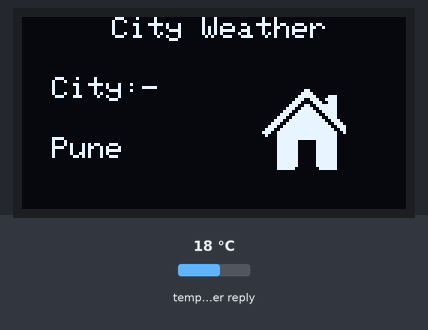
This sketch was run on a simulated ESP32. On the bench: 128×64 one-colour display. The test bench sets the inputs (shaded band); at power-on: temperature in the weather reply 18 °C. WiFi joins after 1.5 s; servers stay silent unless stated; web services answer with replies made up by the test bench; what the sketch prints to the serial monitor is not drawn.

Above: at 2.9 s.
At 24.3 s:
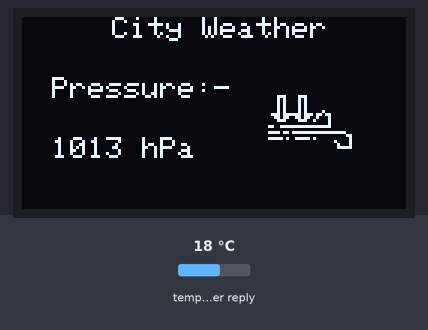
24.4 s: temperature in the weather reply set to -14 °C
At 41.9 s:
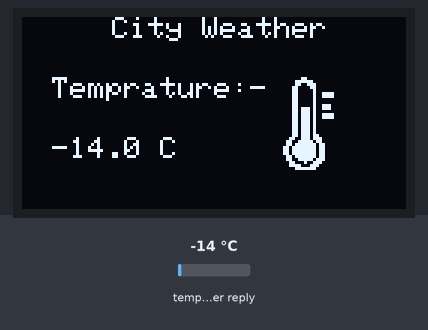
At 45.8 s:
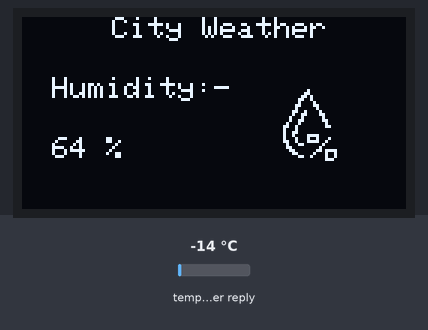
Timing chart, 0 to 47.3 s (numbered marks = the images above; inputs shaded):
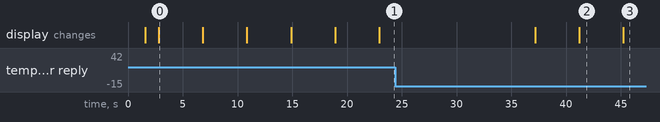

Measured:
- what the display in image 0 shows lasts 4.0 s, from 2.8 s to 6.8 s

The sketch:

API_WEATHER_STATION.ino
```cpp
#include <WiFi.h>
#include <HTTPClient.h>
#include <ArduinoJson.h>
#include <Adafruit_GFX.h>
#include <Adafruit_SH110X.h>
// #pragma once
// #define 44TT0Y_BMPWIDTH  32
#define SCREEN_WIDTH 128
#define SCREEN_HEIGHT 64

Adafruit_SH1106G display(SCREEN_WIDTH, SCREEN_HEIGHT, &Wire, -1);

// WiFi credentials
const char* ssid = "Hacked";
const char* password = "25june2004";

// OpenWeatherMap API
const String city = "Pune";
const String countryCode = "IN";
const String apiKey = "b12063ea5512f9cf0a836cf94fe512e6";

// Weather data
String cityName = "--";
String description = "--";
float temp = 0.0;
int humidity = 0;
float windSpeed = 0.0;
int pressure = 0;


const unsigned char cityIcon [] PROGMEM = {
  0x00,0x00,0x00,0x00, // ...............................#
  0x00,0x00,0x00,0x00, // ...............................#
  0x00,0x00,0x00,0x00, // ...............................#
  0x00,0x00,0x00,0x00, // ...............................#
  0x00,0x03,0x00,0x00, // ..............##...............#
  0x00,0x07,0x80,0x00, // .............####..............#
  0x00,0x0F,0xC3,0x80, // ............######....###......#
  0x00,0x1C,0xE7,0x80, // ...........###..###..####......#
  0x00,0x38,0x73,0x80, // ..........###....###..###......#
  0x00,0x73,0x3F,0x80, // .........###..##..#######......#
  0x00,0xE7,0x9F,0x80, // ........###..####..######......#
  0x01,0xCF,0xCF,0x80, // .......###..######..#####......#
  0x03,0x9F,0xE7,0x80, // ......###..########..####......#
  0x07,0x3F,0xF3,0x80, // .....###..##########..###......#
  0x0E,0x7F,0xF9,0xC0, // ....###..############..###.....#
  0x1C,0xFF,0xFC,0xE0, // ...###..##############..###....#
  0x39,0xFF,0xFE,0x70, // ..###..################..###...#
  0x73,0xFF,0xFF,0x30, // .###..##################..###..#
  0xE7,0xFF,0xFF,0x90, // ###..####################..##..#
  0x47,0xFF,0xFF,0x80, // .#...####################...#..#
  0x07,0xFF,0xFF,0x80, // .....####################......#
  0x07,0xF0,0x3F,0x80, // .....#######......#######......#
  0x07,0xF0,0x3F,0x80, // .....#######......#######......#
  0x07,0xF0,0x3F,0x80, // .....#######......#######......#
  0x07,0xF0,0x3F,0x80, // .....#######......#######......#
  0x07,0xF0,0x3F,0x80, // .....#######......#######......#
  0x07,0xF0,0x3F,0x80, // .....#######......#######......#
  0x07,0xF0,0x3F,0x80, // .....#######......#######......#
  0x07,0xF0,0x3F,0x80, // .....#######......#######......#
  0x07,0xF0,0x3F,0x80, // .....#######......#######......#
  0x07,0xE0,0x1F,0x80, // .....######........######......#
  0x00,0x00,0x00,0x00  // ...............................#
};


const unsigned char tempIcon [] PROGMEM = {
  0x00,0x06,0x00,0x00, // .............##.................
  0x00,0x1F,0x80,0x00, // ...........######...............
  0x00,0x19,0xC0,0x00, // ...........##..###..............
  0x00,0x30,0xC0,0x00, // ..........##....##..............
  0x00,0x30,0x40,0x00, // ..........##.....#..............
  0x00,0x30,0x4F,0x00, // ..........##.....#..####........
  0x00,0x30,0x4F,0x00, // ..........##.....#..####........
  0x00,0x30,0x40,0x00, // ..........##.....#..............
  0x00,0x30,0x40,0x00, // ..........##.....#..............
  0x00,0x30,0x4E,0x00, // ..........##.....#..###.........
  0x00,0x37,0x4E,0x00, // ..........##.###.#..##..........
  0x00,0x37,0x40,0x00, // ..........##.###.#..............
  0x00,0x37,0x4F,0x00, // ..........##.###.#..####........
  0x00,0x37,0x4F,0x00, // ..........##.###.#..####........
  0x00,0x37,0x40,0x00, // ..........##.###.#..............
  0x00,0x37,0x40,0x00, // ..........##.###.#..............
  0x00,0x37,0x40,0x00, // ..........##.###.#..............
  0x00,0x37,0x40,0x00, // ..........##.###.#..............
  0x00,0x37,0x40,0x00, // ..........##.###.#..............
  0x00,0x37,0x60,0x00, // ..........##.###.##.............
  0x00,0x67,0x70,0x00, // .........##..###.###............
  0x00,0xCF,0xB0,0x00, // ........##..#####.##............
  0x00,0xDF,0xD8,0x00, // ........##.#######.##...........
  0x01,0xBF,0xD8,0x00, // .......##.########.##...........
  0x01,0xBF,0xD8,0x00, // .......##.########.##...........
  0x01,0xBF,0xD8,0x00, // .......##.########.##...........
  0x00,0xDF,0xD8,0x00, // ........##.#######.##...........
  0x00,0xCF,0xB8,0x00, // ........##..#####.###...........
  0x00,0x62,0x70,0x00, // .........##...#..###............
  0x00,0x78,0xE0,0x00, // .........####...###.............
  0x00,0x1F,0xC0,0x00, // ...........#######..............
  0x00,0x00,0x00,0x00  // ..............#.................
};


const unsigned char humidityIcon [] PROGMEM = {
  0x00,0x00,0x00,0x00, // ................................
  0x00,0x00,0x00,0x00, // ................................
  0x00,0x00,0x00,0x00, // ................................
  0x00,0x00,0x00,0x00, // ................................
  0x00,0x01,0x00,0x00, // ...............#................
  0x00,0x03,0x00,0x00, // ..............##................
  0x00,0x06,0x80,0x00, // .............##.#...............
  0x00,0x0C,0x80,0x00, // ............##..#...............
  0x00,0x08,0x40,0x00, // ............#....#..............
  0x00,0x18,0x60,0x00, // ...........##....##.............
  0x00,0x10,0x20,0x00, // ...........#......#.............
  0x00,0x32,0x10,0x00, // ..........##..#....#............
  0x00,0x26,0x18,0x00, // ..........#..##....##...........
  0x00,0x44,0x08,0x00, // .........#...#......#...........
  0x00,0x4C,0x0C,0x00, // .........#..##......##..........
  0x00,0x88,0x04,0x00, // ........#...#........#..........
  0x01,0x90,0x06,0x00, // .......##..#.........##.........
  0x01,0x10,0x00,0x00, // .......#...#....................
  0x01,0x30,0x00,0x00, // .......#..##....##..............
  0x01,0x21,0xE0,0x00, // .......#..#....####.............
  0x01,0x11,0x22,0x00, // .......#...#...#..#...#.........
  0x01,0x91,0xE4,0x00, // .......##..#...####..#..........
  0x00,0x8C,0x08,0x00, // ........#...##......#...........
  0x00,0xC0,0x10,0x00, // ........##.........#............
  0x00,0x60,0x37,0x80, // .........##.......##.####.......
  0x00,0x30,0x44,0x80, // ..........##.....#...#..#.......
  0x00,0x0C,0x84,0x80, // ............##..#....#..#.......
  0x00,0x00,0x07,0x00, // .....................###........
  0x00,0x00,0x00,0x00, // ................................
  0x00,0x00,0x00,0x00, // ................................
  0x00,0x00,0x00,0x00, // ................................
  0x00,0x00,0x00,0x00  // ................................
};

const unsigned char pressureIcon [] PROGMEM = {
  0x00,0x00,0x00,0x00, // ................................
  0x00,0x00,0x00,0x00, // ................................
  0x00,0x00,0x00,0x00, // ................................
  0x00,0x00,0x00,0x00, // ................................
  0x00,0x00,0x00,0x00, // ................................
  0x00,0x00,0x00,0x00, // ................................
  0x07,0x0E,0x00,0x00, // .....###....###.................
  0x05,0x0A,0x00,0x00, // .....#.#....#.#.................
  0x05,0x0A,0x00,0x00, // .....#.#....#.#.................
  0x05,0x0A,0x00,0x00, // .....#.#....#.#.................
  0x05,0x0A,0x00,0x00, // .....#.#....#.#.................
  0x05,0x0A,0x08,0x00, // .....#.#....#.#.....#...........
  0x1D,0xFB,0xB6,0x00, // ...###.######.###.##.##.........
  0x0D,0x9B,0x22,0x00, // ....##.##..##.##..#...#.........
  0x07,0x0E,0x42,0x00, // .....###....###..#....#.........
  0x00,0x00,0x02,0x00, // ......................#.........
  0x33,0xFF,0xFE,0x00, // ..##..#################.........
  0x00,0x00,0x00,0x00, // ................................
  0x3D,0xBF,0xFF,0xF0, // ..####.##.##################....
  0x00,0x00,0x00,0x0C, // ............................##..
  0x3E,0x9F,0x40,0x04, // ..#####.#..#####.#...........#..
  0x00,0x00,0x00,0x84, // ........................#....#..
  0x00,0x00,0x00,0x44, // .........................#...#..
  0x00,0x00,0x00,0x7C, // .........................#####..
  0x00,0x00,0x00,0x00, // ................................
  0x00,0x00,0x00,0x00, // ................................
  0x00,0x00,0x00,0x00, // ................................
  0x00,0x00,0x00,0x00, // ................................
  0x00,0x00,0x00,0x00, // ................................
  0x00,0x00,0x00,0x00, // ................................
  0x00,0x00,0x00,0x00, // ................................
  0x00,0x00,0x00,0x00  // ................................
};

const unsigned char windIcon [] PROGMEM = {
  0x00,0x00,0x00,0x00, // ................................
  0x00,0x00,0x00,0x00, // ................................
  0x00,0x00,0x00,0x00, // ................................
  0x00,0x00,0x00,0x00, // ................................
  0x00,0x03,0xE0,0x00, // ..............#####.............
  0x00,0x07,0xF0,0x00, // .............#######............
  0x00,0x06,0x38,0x00, // .............##...###...........
  0x00,0x0C,0x18,0x00, // ............##.....##...........
  0x00,0x0C,0x18,0x78, // ............##.....##....####...
  0x00,0x00,0x19,0xFC, // ...................##..#######..
  0x00,0x00,0x39,0x8E, // ..................###..##...###.
  0x01,0xFF,0xF3,0x06, // .......#############..##.....##.
  0x01,0xFF,0xE3,0x06, // .......############...##.....##.
  0x00,0x00,0x01,0x06, // .......................#.....##.
  0x00,0x00,0x00,0x0E, // ............................###.
  0x7F,0xFF,0xFF,0xFC, // .#############################..
  0x7F,0xFF,0xFF,0xF8, // .############################...
  0x00,0x00,0x00,0x00, // ................................
  0x00,0x00,0x00,0x00, // ................................
  0x0F,0xFF,0xFE,0x00, // ....###################.........
  0x0F,0xFF,0xFF,0x80, // ....#####################.......
  0x00,0x00,0x01,0xC0, // .......................###......
  0x00,0x00,0x00,0xC0, // ........................##......
  0x00,0x00,0x60,0xC0, // .................##.....##......
  0x00,0x00,0x60,0xC0, // .................##.....##......
  0x00,0x00,0x31,0xC0, // ..................##...###......
  0x00,0x00,0x3F,0x80, // ..................#######.......
  0x00,0x00,0x1F,0x00, // ...................#####........
  0x00,0x00,0x00,0x00, // ................................
  0x00,0x00,0x00,0x00, // ................................
  0x00,0x00,0x00,0x00, // ................................
  0x00,0x00,0x00,0x00  // ................................
};

void setup() {
  Serial.begin(115200);
  display.begin(0x3C, true);
  display.clearDisplay();
  display.setTextColor(SH110X_WHITE);
  display.setTextSize(1);
  display.setCursor(0, 0);
  display.println("Connecting WiFi...");
  display.display();

  WiFi.begin(ssid, password);
  while (WiFi.status() != WL_CONNECTED) {
    delay(500);
    Serial.print(".");
  }

  display.clearDisplay();
  display.setCursor(0, 0);
  display.println("WiFi Connected!");
  display.display();
  delay(1000);
}

void loop() {
  if (WiFi.status() == WL_CONNECTED) {
    HTTPClient http;
    String url = "http://api.openweathermap.org/data/2.5/weather?q=" + city + "," + countryCode + "&units=metric&appid=" + apiKey;
    http.begin(url);
    int code = http.GET();

    if (code > 0) {
      String payload = http.getString();
      StaticJsonDocument<1024> doc;
      DeserializationError error = deserializeJson(doc, payload);

      if (!error) {
        cityName = doc["name"].as<String>();
        temp = doc["main"]["temp"].as<float>();
        humidity = doc["main"]["humidity"].as<int>();
        description = doc["weather"][0]["main"].as<String>();
        windSpeed = doc["wind"]["speed"].as<float>();
        pressure = doc["main"]["pressure"].as<int>();
      }
    }
    http.end();
  }

  showWeatherPages();
  delay(10000);  // Refresh every 10 seconds
}

void showWeatherPages() {
  showPage("City", cityName, cityIcon);
  showPage("Temprature", String(temp, 1) + " C", tempIcon);
  showPage("Humidity", String(humidity) + " %", humidityIcon);
  showPage("Weather", description, NULL);
  showPage("Wind", String(windSpeed, 1) + " m/s", windIcon);
  showPage("Pressure", String(pressure) + " hPa", pressureIcon);
}

void showPage(String title, String value, const unsigned char* icon) {
  display.clearDisplay();
  display.setTextSize(1);
  display.setCursor(30,0);
  display.println("City Weather");

  display.setCursor(10, 20);
  display.println(title + ":-");

  display.setCursor(10, 40);
  display.setTextSize(1);
  display.println(value);

  if (icon != NULL) {
    display.drawBitmap(80, 20, icon, 32, 32, SH110X_WHITE);
  }

  display.display();
  delay(4000);
}
```
